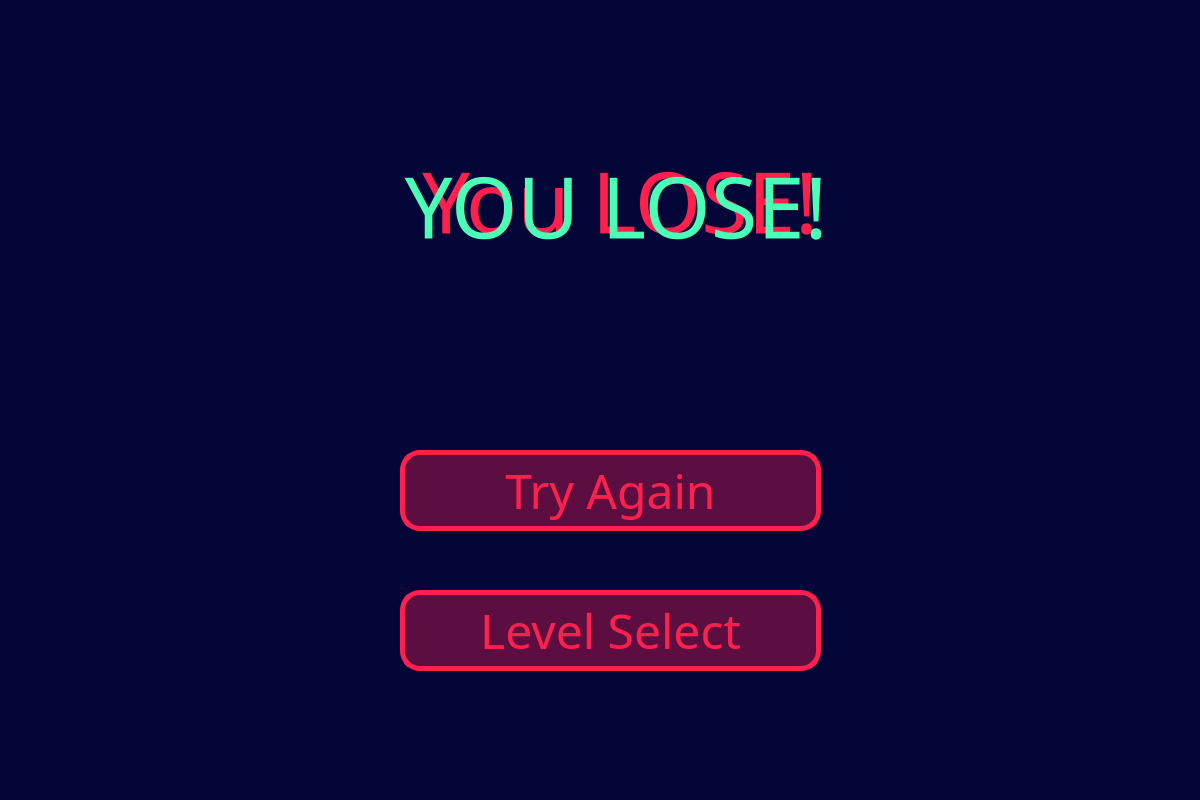
<?xml version="1.0" encoding="UTF-8"?>
<ui version="4.0">
 <class>lose</class>
 <widget class="QWidget" name="lose">
  <property name="geometry">
   <rect>
    <x>0</x>
    <y>0</y>
    <width>1200</width>
    <height>800</height>
   </rect>
  </property>
  <property name="palette">
   <palette>
    <active>
     <colorrole role="Window">
      <brush brushstyle="SolidPattern">
       <color alpha="255">
        <red>3</red>
        <green>6</green>
        <blue>55</blue>
       </color>
      </brush>
     </colorrole>
    </active>
    <inactive>
     <colorrole role="Window">
      <brush brushstyle="SolidPattern">
       <color alpha="255">
        <red>3</red>
        <green>6</green>
        <blue>55</blue>
       </color>
      </brush>
     </colorrole>
    </inactive>
    <disabled>
     <colorrole role="Base">
      <brush brushstyle="SolidPattern">
       <color alpha="255">
        <red>3</red>
        <green>6</green>
        <blue>55</blue>
       </color>
      </brush>
     </colorrole>
     <colorrole role="Window">
      <brush brushstyle="SolidPattern">
       <color alpha="255">
        <red>3</red>
        <green>6</green>
        <blue>55</blue>
       </color>
      </brush>
     </colorrole>
    </disabled>
   </palette>
  </property>
  <property name="windowTitle">
   <string>Form</string>
  </property>
  <widget class="QLabel" name="title_2">
   <property name="geometry">
    <rect>
     <x>114</x>
     <y>45</y>
     <width>1012</width>
     <height>311</height>
    </rect>
   </property>
   <property name="palette">
    <palette>
     <active>
      <colorrole role="WindowText">
       <brush brushstyle="SolidPattern">
        <color alpha="255">
         <red>255</red>
         <green>32</green>
         <blue>78</blue>
        </color>
       </brush>
      </colorrole>
     </active>
     <inactive>
      <colorrole role="WindowText">
       <brush brushstyle="SolidPattern">
        <color alpha="255">
         <red>255</red>
         <green>32</green>
         <blue>78</blue>
        </color>
       </brush>
      </colorrole>
     </inactive>
     <disabled/>
    </palette>
   </property>
   <property name="font">
    <font>
     <family>Showcard Gothic</family>
     <pointsize>64</pointsize>
    </font>
   </property>
   <property name="text">
    <string>You LOSE!</string>
   </property>
   <property name="textFormat">
    <enum>Qt::AutoText</enum>
   </property>
   <property name="alignment">
    <set>Qt::AlignCenter</set>
   </property>
  </widget>
  <widget class="QPushButton" name="back_2">
   <property name="geometry">
    <rect>
     <x>400</x>
     <y>590</y>
     <width>421</width>
     <height>81</height>
    </rect>
   </property>
   <property name="font">
    <font>
     <family>Showcard Gothic</family>
     <pointsize>-1</pointsize>
     <italic>false</italic>
     <bold>false</bold>
    </font>
   </property>
   <property name="styleSheet">
    <string notr="true"> background-color: rgb(93, 14, 65);
    border-style: solid;
    color: rgb(255, 32, 78);
    border-width: 5px;
    border-radius: 20px;
    border-color: rgb(255, 32, 78);
    font: 48px;
    padding: 6px;
</string>
   </property>
   <property name="text">
    <string>Level Select</string>
   </property>
  </widget>
  <widget class="QPushButton" name="back">
   <property name="geometry">
    <rect>
     <x>400</x>
     <y>450</y>
     <width>421</width>
     <height>81</height>
    </rect>
   </property>
   <property name="font">
    <font>
     <family>Showcard Gothic</family>
     <pointsize>-1</pointsize>
     <italic>false</italic>
     <bold>false</bold>
    </font>
   </property>
   <property name="styleSheet">
    <string notr="true"> background-color: rgb(93, 14, 65);
    border-style: solid;
    color: rgb(255, 32, 78);
    border-width: 5px;
    border-radius: 20px;
    border-color: rgb(255, 32, 78);
    font: 48px;
    padding: 6px;
</string>
   </property>
   <property name="text">
    <string>Try Again</string>
   </property>
  </widget>
  <widget class="QLabel" name="title_3">
   <property name="geometry">
    <rect>
     <x>110</x>
     <y>50</y>
     <width>1012</width>
     <height>311</height>
    </rect>
   </property>
   <property name="palette">
    <palette>
     <active>
      <colorrole role="WindowText">
       <brush brushstyle="SolidPattern">
        <color alpha="255">
         <red>76</red>
         <green>255</green>
         <blue>183</blue>
        </color>
       </brush>
      </colorrole>
     </active>
     <inactive>
      <colorrole role="WindowText">
       <brush brushstyle="SolidPattern">
        <color alpha="255">
         <red>76</red>
         <green>255</green>
         <blue>183</blue>
        </color>
       </brush>
      </colorrole>
     </inactive>
     <disabled/>
    </palette>
   </property>
   <property name="font">
    <font>
     <family>Showcard Gothic</family>
     <pointsize>64</pointsize>
    </font>
   </property>
   <property name="text">
    <string>YOU LOSE!</string>
   </property>
   <property name="textFormat">
    <enum>Qt::AutoText</enum>
   </property>
   <property name="alignment">
    <set>Qt::AlignCenter</set>
   </property>
  </widget>
 </widget>
 <resources/>
 <connections/>
</ui>
